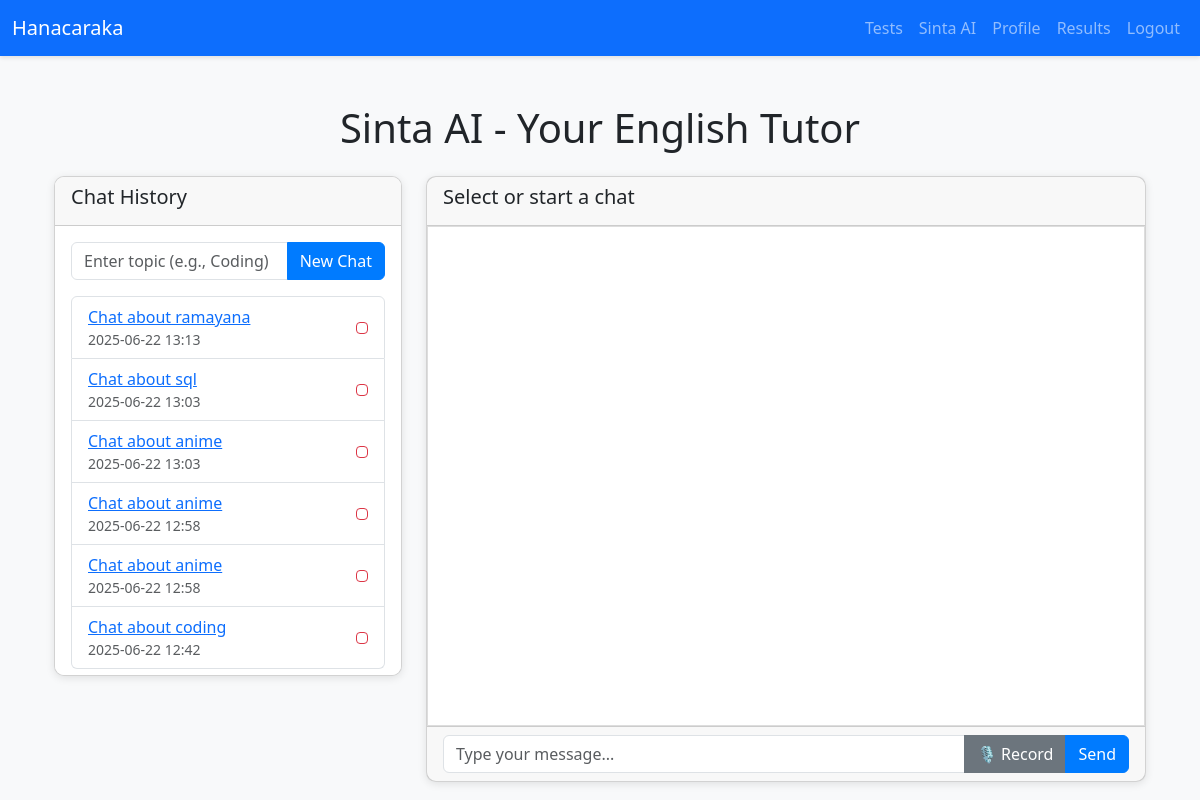
/sinta/ (signed in), run on the app's committed database.
### models.py (models this page shows, shortened)
class ChatSession(db.Model):
    id = db.Column(db.Integer, primary_key=True)
    user_id = db.Column(db.Integer, db.ForeignKey('user.id'), nullable=False)
    title = db.Column(db.String(100), nullable=False)
    topic = db.Column(db.String(100), nullable=False)
    created_at = db.Column(db.DateTime, nullable=False, default=datetime.utcnow)
    messages = db.relationship('ChatMessage', backref='chat_session', lazy=True)

### routes/sinta.py (the view)
@sinta.route('/')
@login_required
def sinta_page():
    try:
        sessions = ChatSession.query.filter_by(user_id=current_user.id).order_by(ChatSession.created_at.desc()).all()
        return render_template('sinta.html', sessions=sessions)
    except Exception as e:
        logger.error(f"Error loading Sinta page: {str(e)}", exc_info=True)
        return render_template('sinta.html', sessions=[], error=str(e))

### app.py (called while the page is built)
@login_manager.user_loader
def load_user(user_id):
    return db.session.get(User, int(user_id))

@app.after_request
def add_no_cache(response):
    response.headers['Cache-Control'] = 'no-store, no-cache, must-revalidate, max-age=0'
    response.headers['Pragma'] = 'no-cache'
    response.headers['Expires'] = '0'
    return response

### templates/sinta.html (shortened to what this page needs)
{% extends 'base.html' %}
{% block head %}
    <link rel="stylesheet" href="{{ url_for('static', filename='css/sinta.css') }}?v=1.3">
{% endblock %}
{% block content %}
    <div class="container mt-5">
        <h1 class="text-center mb-4">Sinta AI - Your English Tutor</h1>
        <div class="row">
            <div class="col-md-4">
                <div class="card sidebar">
                    <div class="card-header">
                        <h5>Chat History</h5>
                    </div>
                    <div class="card-body">
                        <form id="newChatForm" class="mb-3">
                            <div class="input-group">
                                <input type="text" id="topic" class="form-control" placeholder="Enter topic (e.g., Coding)" required>
                                <button type="submit" class="btn btn-primary">New Chat</button>
                            </div>
                        </form>
                        <ul class="list-group" id="chatHistory">
                            {% for session in sessions %}
                                <li class="list-group-item d-flex justify-content-between align-items-center" data-session-id="{{ session.id }}">
                                    <div>
                                        <a href="#" class="load-session" data-session-id="{{ session.id }}">{{ session.title }}</a>
                                        <small class="text-muted d-block">{{ session.created_at.strftime('%Y-%m-%d %H:%M') }}</small>
                                    </div>
                                    <button type="button" class="btn btn-outline-danger btn-sm delete-session" data-session-id="{{ session.id }}" aria-label="Delete chat">
                                    </button>
                                </li>
                            {% endfor %}
                        </ul>
                    </div>
                </div>
            </div>
            <div class="col-md-8">
                <div class="card">
                    <div class="card-header">
                        <h5 id="chat-title">Select or start a chat</h5>
                    </div>
                    <div class="card-body chat-container" id="chat-container">
                    </div>
                    <div class="card-footer">
                        <form id="chatForm" enctype="multipart/form-data">
                            <div class="input-group">
                                <input type="text" id="message" name="message" class="form-control" placeholder="Type your message..." aria-label="Type your message">
                                <button type="button" id="recordBtn" class="btn btn-secondary" aria-label="Record audio">🎙️ Record</button>
                                <button type="submit" id="sendBtn" class="btn btn-primary" aria-label="Send message">Send</button>
                            </div>
                        </form>
                    </div>
                </div>
            </div>
        </div>
    </div>
{% endblock %}

### static/css/base.css (style rules this page uses)
body { background-color: #f8f9fa; }
.card { border-radius: 10px; box-shadow: 0 2px 8px rgba(0,0,0,0.1); }
.btn-primary { background-color: #007bff; border-color: #007bff; transition: background-color 0.3s; }

### static/css/sinta.css (style rules this page uses)
.chat-container { height: 500px; overflow-y: auto; border: 1px solid #ddd; padding: 10px; position: relative; }
.sidebar { max-height: 500px; overflow-y: auto; }
.delete-session { padding: 5px; line-height: 1; }

### data on the page
ChatSession: title "Chat about ramayana", created_at "2025-06-22 13:13"
ChatSession: title "Chat about sql", created_at "2025-06-22 13:03"
ChatSession: title "Chat about anime", created_at "2025-06-22 13:03"
ChatSession: title "Chat about anime", created_at "2025-06-22 12:58"
ChatSession: title "Chat about anime", created_at "2025-06-22 12:58"
ChatSession: title "Chat about coding", created_at "2025-06-22 12:42"
